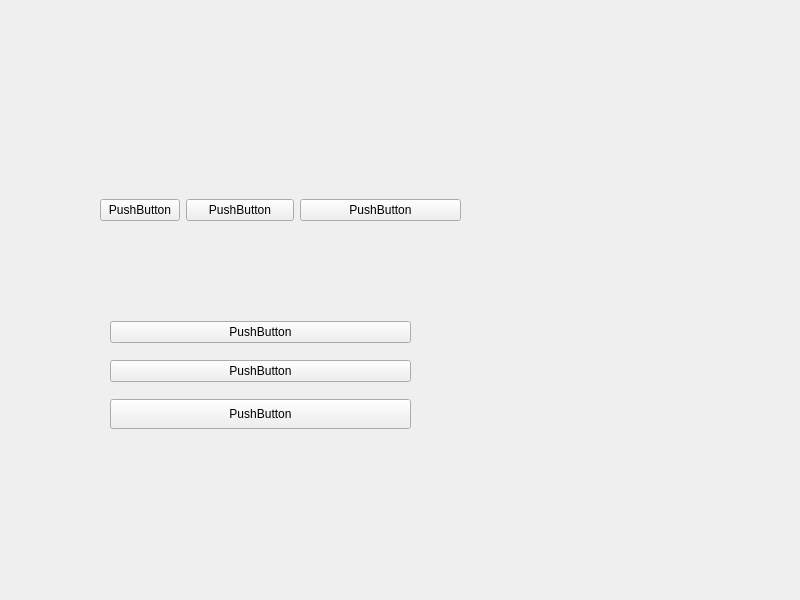
<?xml version="1.0" encoding="UTF-8"?>
<ui version="4.0">
 <class>Widget</class>
 <widget class="QWidget" name="Widget">
  <property name="enabled">
   <bool>true</bool>
  </property>
  <property name="geometry">
   <rect>
    <x>0</x>
    <y>0</y>
    <width>800</width>
    <height>600</height>
   </rect>
  </property>
  <property name="sizePolicy">
   <sizepolicy hsizetype="Minimum" vsizetype="Fixed">
    <horstretch>0</horstretch>
    <verstretch>0</verstretch>
   </sizepolicy>
  </property>
  <property name="cursor">
   <cursorShape>ArrowCursor</cursorShape>
  </property>
  <property name="mouseTracking">
   <bool>false</bool>
  </property>
  <property name="acceptDrops">
   <bool>false</bool>
  </property>
  <property name="windowTitle">
   <string>Widget</string>
  </property>
  <property name="windowOpacity">
   <double>1.000000000000000</double>
  </property>
  <property name="autoFillBackground">
   <bool>false</bool>
  </property>
  <widget class="QWidget" name="">
   <property name="geometry">
    <rect>
     <x>110</x>
     <y>310</y>
     <width>301</width>
     <height>131</height>
    </rect>
   </property>
   <layout class="QVBoxLayout" name="verticalLayout">
    <item>
     <widget class="QPushButton" name="pushButton_3">
      <property name="sizePolicy">
       <sizepolicy hsizetype="Expanding" vsizetype="Maximum">
        <horstretch>0</horstretch>
        <verstretch>0</verstretch>
       </sizepolicy>
      </property>
      <property name="text">
       <string>PushButton</string>
      </property>
     </widget>
    </item>
    <item>
     <widget class="QPushButton" name="pushButton">
      <property name="text">
       <string>PushButton</string>
      </property>
     </widget>
    </item>
    <item>
     <widget class="QPushButton" name="pushButton_2">
      <property name="sizePolicy">
       <sizepolicy hsizetype="Minimum" vsizetype="Fixed">
        <horstretch>0</horstretch>
        <verstretch>0</verstretch>
       </sizepolicy>
      </property>
      <property name="minimumSize">
       <size>
        <width>100</width>
        <height>30</height>
       </size>
      </property>
      <property name="text">
       <string>PushButton</string>
      </property>
     </widget>
    </item>
   </layout>
  </widget>
  <widget class="QWidget" name="">
   <property name="geometry">
    <rect>
     <x>100</x>
     <y>160</y>
     <width>361</width>
     <height>101</height>
    </rect>
   </property>
   <layout class="QHBoxLayout" name="horizontalLayout">
    <item>
     <widget class="QPushButton" name="pushButton_5">
      <property name="sizePolicy">
       <sizepolicy hsizetype="Minimum" vsizetype="Fixed">
        <horstretch>1</horstretch>
        <verstretch>0</verstretch>
       </sizepolicy>
      </property>
      <property name="cursor">
       <cursorShape>ArrowCursor</cursorShape>
      </property>
      <property name="text">
       <string>PushButton</string>
      </property>
     </widget>
    </item>
    <item>
     <widget class="QPushButton" name="pushButton_4">
      <property name="sizePolicy">
       <sizepolicy hsizetype="Minimum" vsizetype="Fixed">
        <horstretch>2</horstretch>
        <verstretch>0</verstretch>
       </sizepolicy>
      </property>
      <property name="text">
       <string>PushButton</string>
      </property>
     </widget>
    </item>
    <item>
     <widget class="QPushButton" name="pushButton_6">
      <property name="sizePolicy">
       <sizepolicy hsizetype="Minimum" vsizetype="Fixed">
        <horstretch>3</horstretch>
        <verstretch>0</verstretch>
       </sizepolicy>
      </property>
      <property name="text">
       <string>PushButton</string>
      </property>
     </widget>
    </item>
   </layout>
  </widget>
 </widget>
 <resources/>
 <connections/>
</ui>
